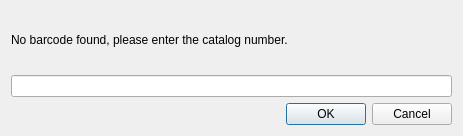
<?xml version="1.0" encoding="UTF-8"?>
<ui version="4.0">
 <class>Dialog_noBc</class>
 <widget class="QDialog" name="Dialog_noBc">
  <property name="windowModality">
   <enum>Qt::ApplicationModal</enum>
  </property>
  <property name="geometry">
   <rect>
    <x>0</x>
    <y>0</y>
    <width>463</width>
    <height>136</height>
   </rect>
  </property>
  <property name="windowTitle">
   <string>No Barcode Found</string>
  </property>
  <layout class="QGridLayout" name="gridLayout">
   <item row="2" column="0">
    <widget class="QDialogButtonBox" name="buttonBox">
     <property name="orientation">
      <enum>Qt::Horizontal</enum>
     </property>
     <property name="standardButtons">
      <set>QDialogButtonBox::Cancel|QDialogButtonBox::Ok</set>
     </property>
     <property name="centerButtons">
      <bool>false</bool>
     </property>
    </widget>
   </item>
   <item row="1" column="0">
    <widget class="QLineEdit" name="lineEdit_userBC"/>
   </item>
   <item row="0" column="0">
    <widget class="QLabel" name="label">
     <property name="text">
      <string>No barcode found, please enter the catalog number.</string>
     </property>
    </widget>
   </item>
  </layout>
 </widget>
 <resources/>
 <connections>
  <connection>
   <sender>buttonBox</sender>
   <signal>accepted()</signal>
   <receiver>Dialog_noBc</receiver>
   <slot>accept()</slot>
   <hints>
    <hint type="sourcelabel">
     <x>248</x>
     <y>254</y>
    </hint>
    <hint type="destinationlabel">
     <x>157</x>
     <y>274</y>
    </hint>
   </hints>
  </connection>
  <connection>
   <sender>buttonBox</sender>
   <signal>rejected()</signal>
   <receiver>Dialog_noBc</receiver>
   <slot>reject()</slot>
   <hints>
    <hint type="sourcelabel">
     <x>316</x>
     <y>260</y>
    </hint>
    <hint type="destinationlabel">
     <x>286</x>
     <y>274</y>
    </hint>
   </hints>
  </connection>
 </connections>
</ui>
